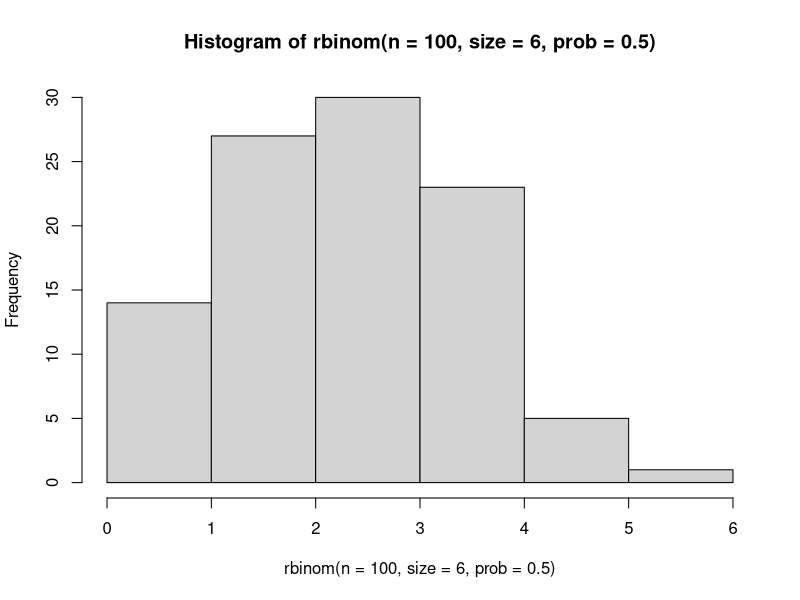
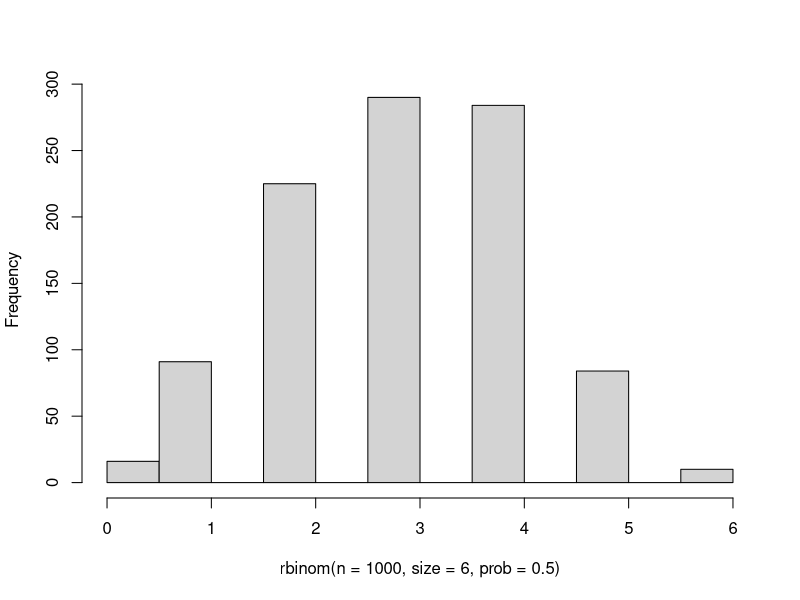
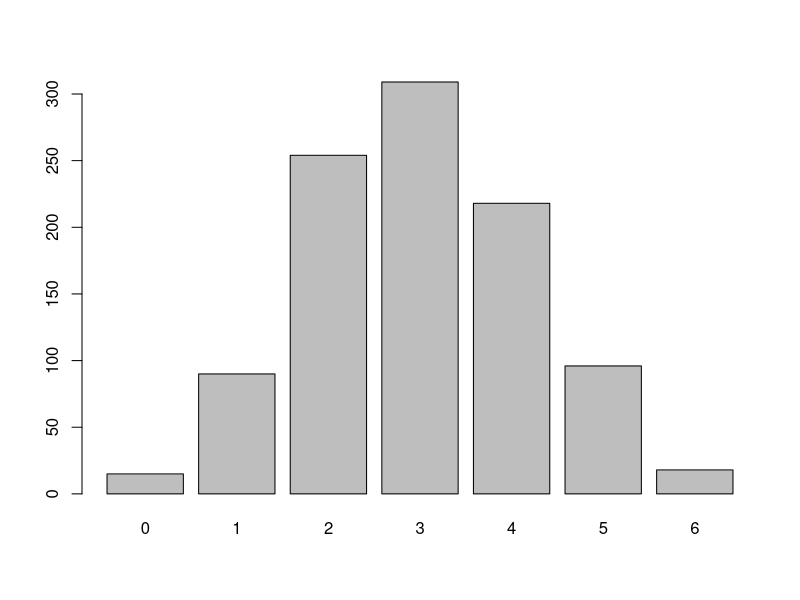
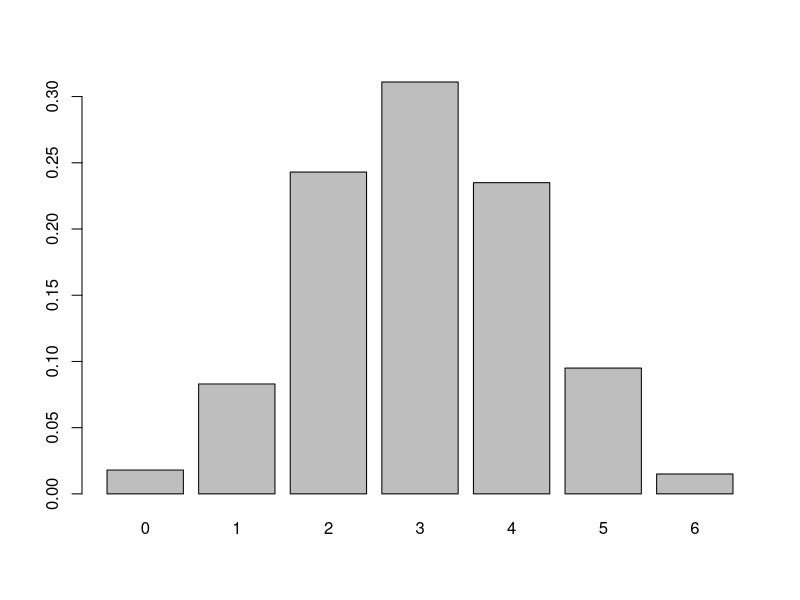
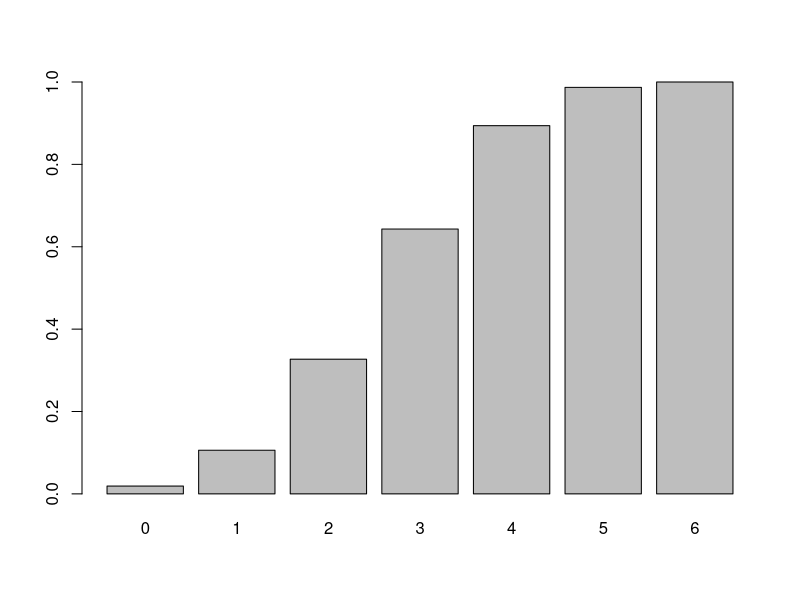
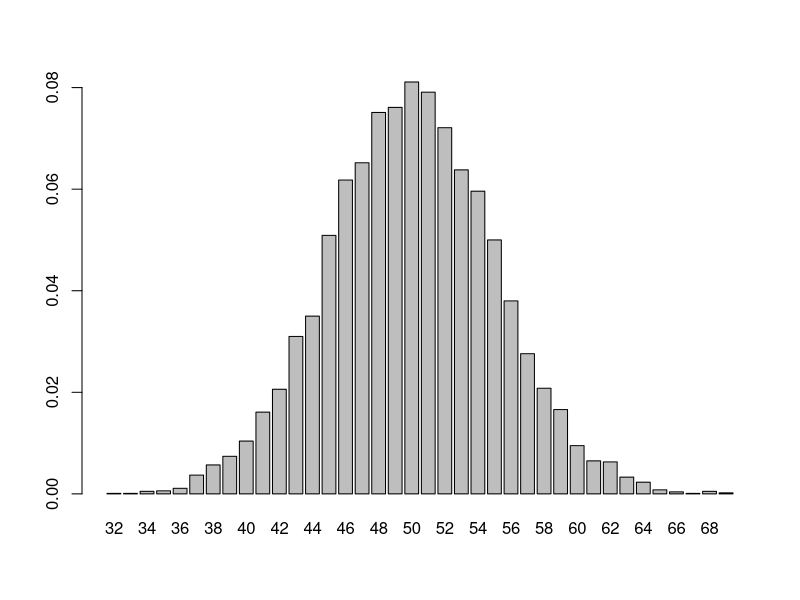
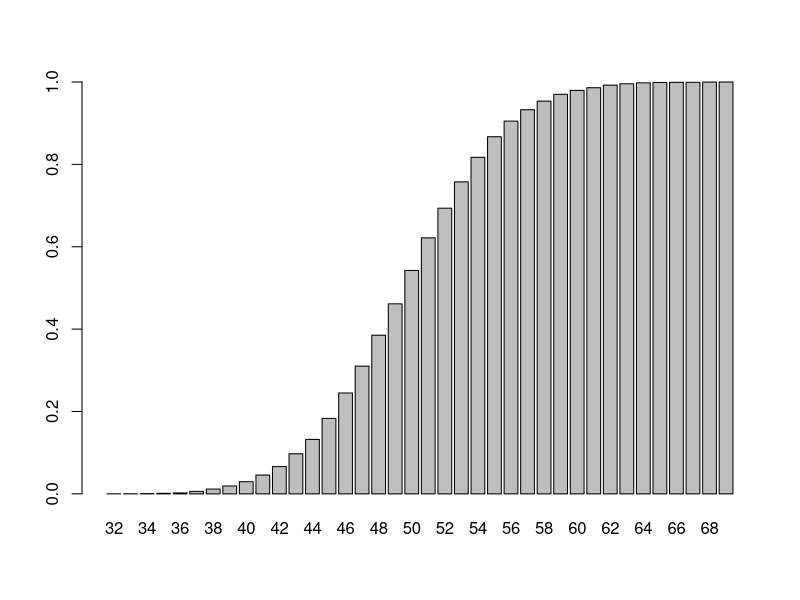

Source code (R) for these figures, in order:
#####################################
# Chapter 2

table(rbinom(n=100,size=6,prob=0.5))

hist(rbinom(n=100,size=6,prob=0.5))

#png("Figure02_1.png", width = 6, height = 6, units = 'in', res = 300)
hist(rbinom(n=1000,size=6,prob=0.5), main=NULL)
#dev.off()

#png("Figure02_2.png", width = 6, height = 6, units = 'in', res = 300)
barplot(table(rbinom(n=1000,size=6,prob=0.5)), main=NULL)
#dev.off()

table(rbinom(n=1000,size=6,prob=0.5))/1000
#png("Figure02_3.png", width = 6, height = 6, units = 'in', res = 300)
barplot(table(rbinom(n=1000,size=6,prob=0.5))/1000, main=NULL)
#dev.off()

probTable <- table(rbinom(n=1000,size=6,prob=0.5))/1000
probTable
cumsum(probTable)

probTable <- table(rbinom(n=1000,size=6,prob=0.5))/1000
#png("Figure02_4.png", width = 6, height = 6, units = 'in', res = 300)
barplot(cumsum(probTable),main=NULL)
#dev.off()

probTable <- table(rbinom(n=10000,size=100,prob=0.5))/10000
barplot(probTable)
barplot(cumsum(probTable))

# Sidebar 2.1: Create Your Own Tables with R
#
toast <- matrix(c(2,1,3,4),ncol=2,byrow=TRUE) # Create a two column structure using the matrix() command
colnames(toast) <- c("Down","Up") # Label the columns
rownames(toast) <- c("Jelly","Butter") # Label the rows
toast <- as.table(toast) # Convert from metric to table
toast # Show the table on the console
margin.table(toast) # This is the grand total of toast drops
margin.table(toast,1) # These are the marginal totals for rows
margin.table(toast,2) # These are the marginal totals for columns
toastProbs <- toast/margin.table(toast) # Calculate probabilities
toastProbs # Report probabilities to console
